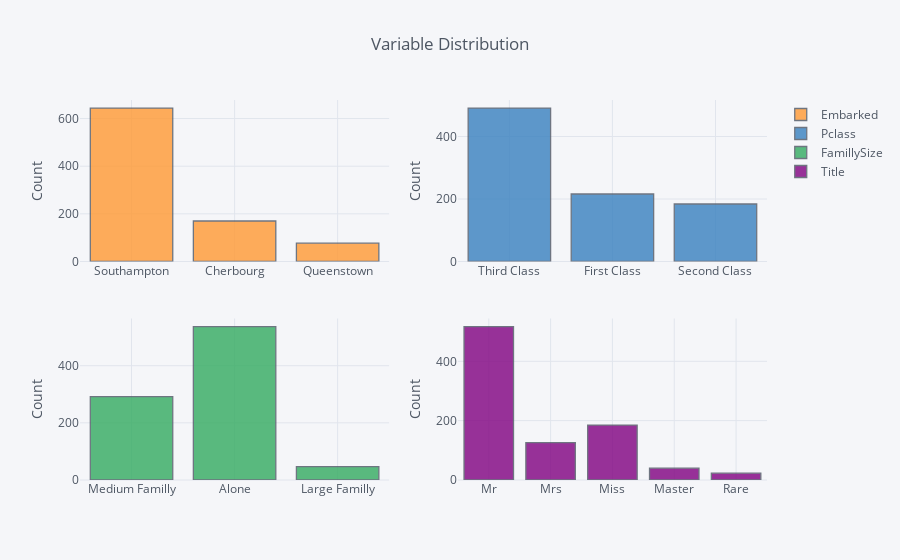

Notebook code for this chart:
### Code cell
train_df[['Embarked', 'Pclass', 'FamillySize' ,'Title']].iplot(kind='hist',
                                                               yTitle='Count', 
                                                               title='Variable Distribution', 
                                                               subplots=True, 
                                                               shape=(2, 2))

### Figure 1 — Plotly figure (JSON) as saved in the notebook; plotly's stock layout.template omitted (floating-point values rounded to 4 significant figures; data arrays with more than 128 entries replaced by an {"elided": "..."} marker saying what was removed)
{"data": [{"histfunc": "count", "histnorm": "", "marker": {"color": "rgba(255, 153, 51, 1.0)", "line": {"color": "#4D5663", "width": 1.3}}, "name": "Embarked", "opacity": 0.8, "orientation": "v", "type": "histogram", "uid": "7d41976d-a317-473b-97c9-2f67aafdb811", "x": {"elided": "891 str values"}, "xaxis": "x", "yaxis": "y"}, {"histfunc": "count", "histnorm": "", "marker": {"color": "rgba(55, 128, 191, 1.0)", "line": {"color": "#4D5663", "width": 1.3}}, "name": "Pclass", "opacity": 0.8, "orientation": "v", "type": "histogram", "uid": "948ea982-fe94-4750-af22-104264033e74", "x": {"elided": "891 str values"}, "xaxis": "x2", "yaxis": "y2"}, {"histfunc": "count", "histnorm": "", "marker": {"color": "rgba(50, 171, 96, 1.0)", "line": {"color": "#4D5663", "width": 1.3}}, "name": "FamillySize", "opacity": 0.8, "orientation": "v", "type": "histogram", "uid": "3cbeee21-73f3-4d65-8e03-c9b3c292a77e", "x": {"elided": "891 str values"}, "xaxis": "x3", "yaxis": "y3"}, {"histfunc": "count", "histnorm": "", "marker": {"color": "rgba(128, 0, 128, 1.0)", "line": {"color": "#4D5663", "width": 1.3}}, "name": "Title", "opacity": 0.8, "orientation": "v", "type": "histogram", "uid": "973ca4f6-3260-4b76-8c65-9a5b4a3a03e5", "x": {"elided": "891 str values"}, "xaxis": "x4", "yaxis": "y4"}], "layout": {"barmode": "overlay", "legend": {"bgcolor": "#F5F6F9", "font": {"color": "#4D5663"}}, "paper_bgcolor": "#F5F6F9", "plot_bgcolor": "#F5F6F9", "title": {"font": {"color": "#4D5663"}, "text": "Variable Distribution"}, "xaxis": {"anchor": "y", "domain": [0, 0.45], "gridcolor": "#E1E5ED", "showgrid": true, "tickfont": {"color": "#4D5663"}, "title": {"font": {"color": "#4D5663"}, "text": ""}, "zerolinecolor": "#E1E5ED"}, "xaxis2": {"anchor": "y2", "domain": [0.55, 1], "gridcolor": "#E1E5ED", "showgrid": true, "tickfont": {"color": "#4D5663"}, "title": {"font": {"color": "#4D5663"}, "text": ""}, "zerolinecolor": "#E1E5ED"}, "xaxis3": {"anchor": "y3", "domain": [0, 0.45], "gridcolor": "#E1E5ED", "showgrid": true, "tickfont": {"color": "#4D5663"}, "title": {"font": {"color": "#4D5663"}, "text": ""}, "zerolinecolor": "#E1E5ED"}, "xaxis4": {"anchor": "y4", "domain": [0.55, 1], "gridcolor": "#E1E5ED", "showgrid": true, "tickfont": {"color": "#4D5663"}, "title": {"font": {"color": "#4D5663"}, "text": ""}, "zerolinecolor": "#E1E5ED"}, "yaxis": {"anchor": "x", "domain": [0.575, 1], "gridcolor": "#E1E5ED", "showgrid": true, "tickfont": {"color": "#4D5663"}, "title": {"font": {"color": "#4D5663"}, "text": "Count"}, "zerolinecolor": "#E1E5ED"}, "yaxis2": {"anchor": "x2", "domain": [0.575, 1], "gridcolor": "#E1E5ED", "showgrid": true, "tickfont": {"color": "#4D5663"}, "title": {"font": {"color": "#4D5663"}, "text": "Count"}, "zerolinecolor": "#E1E5ED"}, "yaxis3": {"anchor": "x3", "domain": [0, 0.425], "gridcolor": "#E1E5ED", "showgrid": true, "tickfont": {"color": "#4D5663"}, "title": {"font": {"color": "#4D5663"}, "text": "Count"}, "zerolinecolor": "#E1E5ED"}, "yaxis4": {"anchor": "x4", "domain": [0, 0.425], "gridcolor": "#E1E5ED", "showgrid": true, "tickfont": {"color": "#4D5663"}, "title": {"font": {"color": "#4D5663"}, "text": "Count"}, "zerolinecolor": "#E1E5ED"}}}
